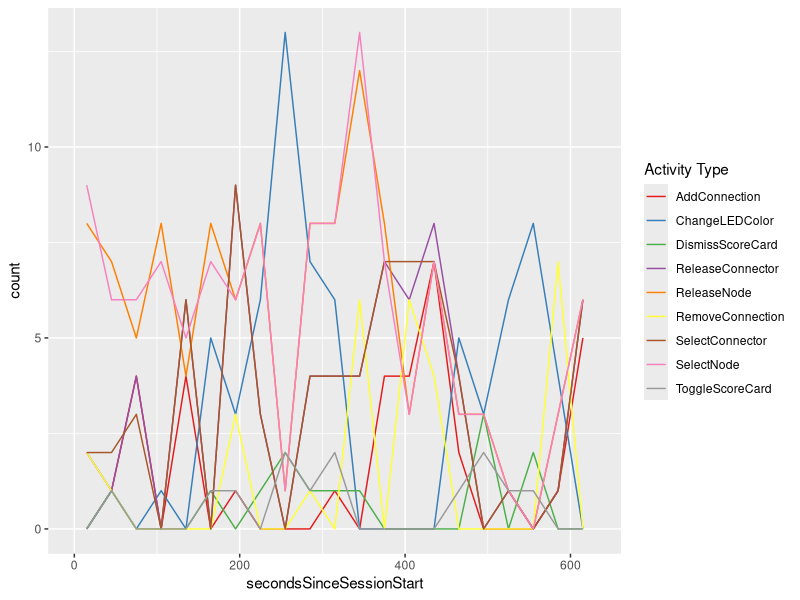
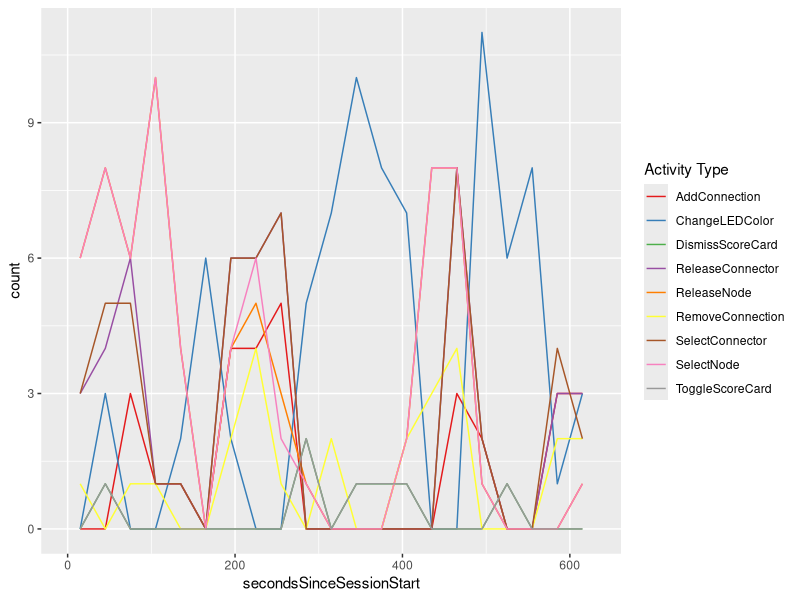

Recreate these plots in R, in order.
# Required libraries
library(ggplot2)
library(plyr)
library(lubridate)

player13M <- read.csv(file="2013.12.10-01-actions.log.csv",
                      header=TRUE,
                      stringsAsFactors=FALSE)

player12M <- read.csv(file="2013.12.10-02-actions.log.csv",
                      header=TRUE,
                      stringsAsFactors=FALSE)

cleanData <- function(input) {
  input <- renameColumnHeaders(input)
  input["timestamp"] <- formatTimestamps(input[, "timestamp"])
  input <- excludeActivityTypesFromData(input)
  return(as.data.frame(input))
}

excludeActivityTypesFromData <- function(input) {
  output <- subset(input,
                   activityType != "StartTouch" &
                   activityType != "EndTouch")
  return(output)
}

formatTimestamps <- function(timestamps) {
  return(
    ymd_hms(timestamps)
  )
}

renameColumnHeaders <- function(input) {
  return(
    rename(input, c("time_stamp"              = "timestamp",
                    "sec_since_session_start" = "secondsSinceSessionStart",
                    "data"                    = "logData",
                    "screen_position"         = "screenPosition",
                    "X__class__"              = "activityType")
    )
  )
}

player13M <- cleanData(player13M)
player12M <- cleanData(player12M)

## Plots

activityTypeOverTime <- function(input) {
  p <- ggplot(aes(x = secondsSinceSessionStart),
              data = input)  
  p <- p + geom_line(aes(y = ..count..,
                    color = as.factor(activityType),
                    group = as.factor(activityType)), 
                stat="bin",
                binwidth=30,
                origin=0,
                right=FALSE)
  p <- p + scale_color_brewer(palette="Set1",
                              name = "Activity Type")
  
  return(p)
}



p12M <- activityTypeOverTime(player12M)
p13M <- activityTypeOverTime(player13M)

print(p12M)
print(p13M)
